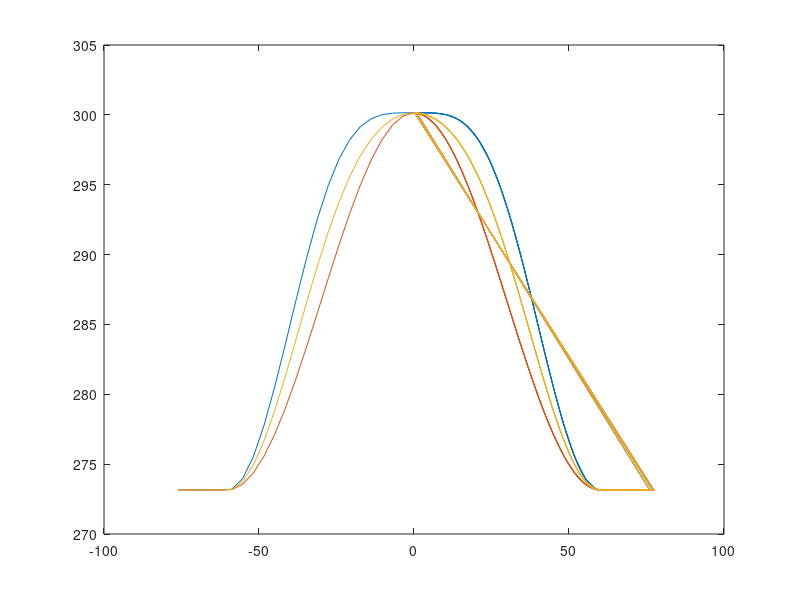

MATLAB code to generate this figure:

 % output qobs profile from Neale and Hoskins to a file

 clear
for res = [0,4,8,16,32]

if res == 4
 dy = 48e3; % m
 ny = 360;
elseif res == 8
 dy = 96e3; % m
 ny = 180;
elseif res == 16
 dy = 192e3; % m
 ny = 90;

elseif res ==32 
 dy = 384e3; % m
 ny = 45;

elseif res ==0
 dy = 384e3; % m
 ny = 48;
else
sprintf('chose a wrong coarse factor');
end

% dy = 240e3; % m
% ny = 80;

 for j=1:ny
  lat(j)=dy*(j-0.5-ny/2)*360/4e7; % consistent with SAM expression
 end
 lat(1)
 lat(ny)

 polar = find(abs(lat)*pi/180>pi/3);
 
 zero_C = 273.15;

 control_sst = 27.0*(1-sind(3.0*lat/2.0).^2) + zero_C;
 control_sst(polar)=zero_C;

 flat_sst = 27.0*(1-sind(3.0*lat/2.0).^4) + zero_C;
 flat_sst(polar)=zero_C;

 qobs_sst = 0.5*(control_sst+flat_sst);

 plot(lat, flat_sst, lat, control_sst, lat, qobs_sst)

 filename = sprintf('ssty_%i',res)
 fileID = fopen(filename,'w'); 
 %fileID = fopen('ssty','w');
 for j=1:ny
  fprintf(fileID,'%6.2f\n',qobs_sst(j));
 end
 fclose(fileID);
 filename4k = sprintf('ssty4K_%i',res)
 fileID = fopen(filename4k,'w');
 %fileID = fopen('ssty_4K','w');
 for j=1:ny
  fprintf(fileID,'%6.2f\n',qobs_sst(j)+4);
 end
 fclose(fileID);
end
